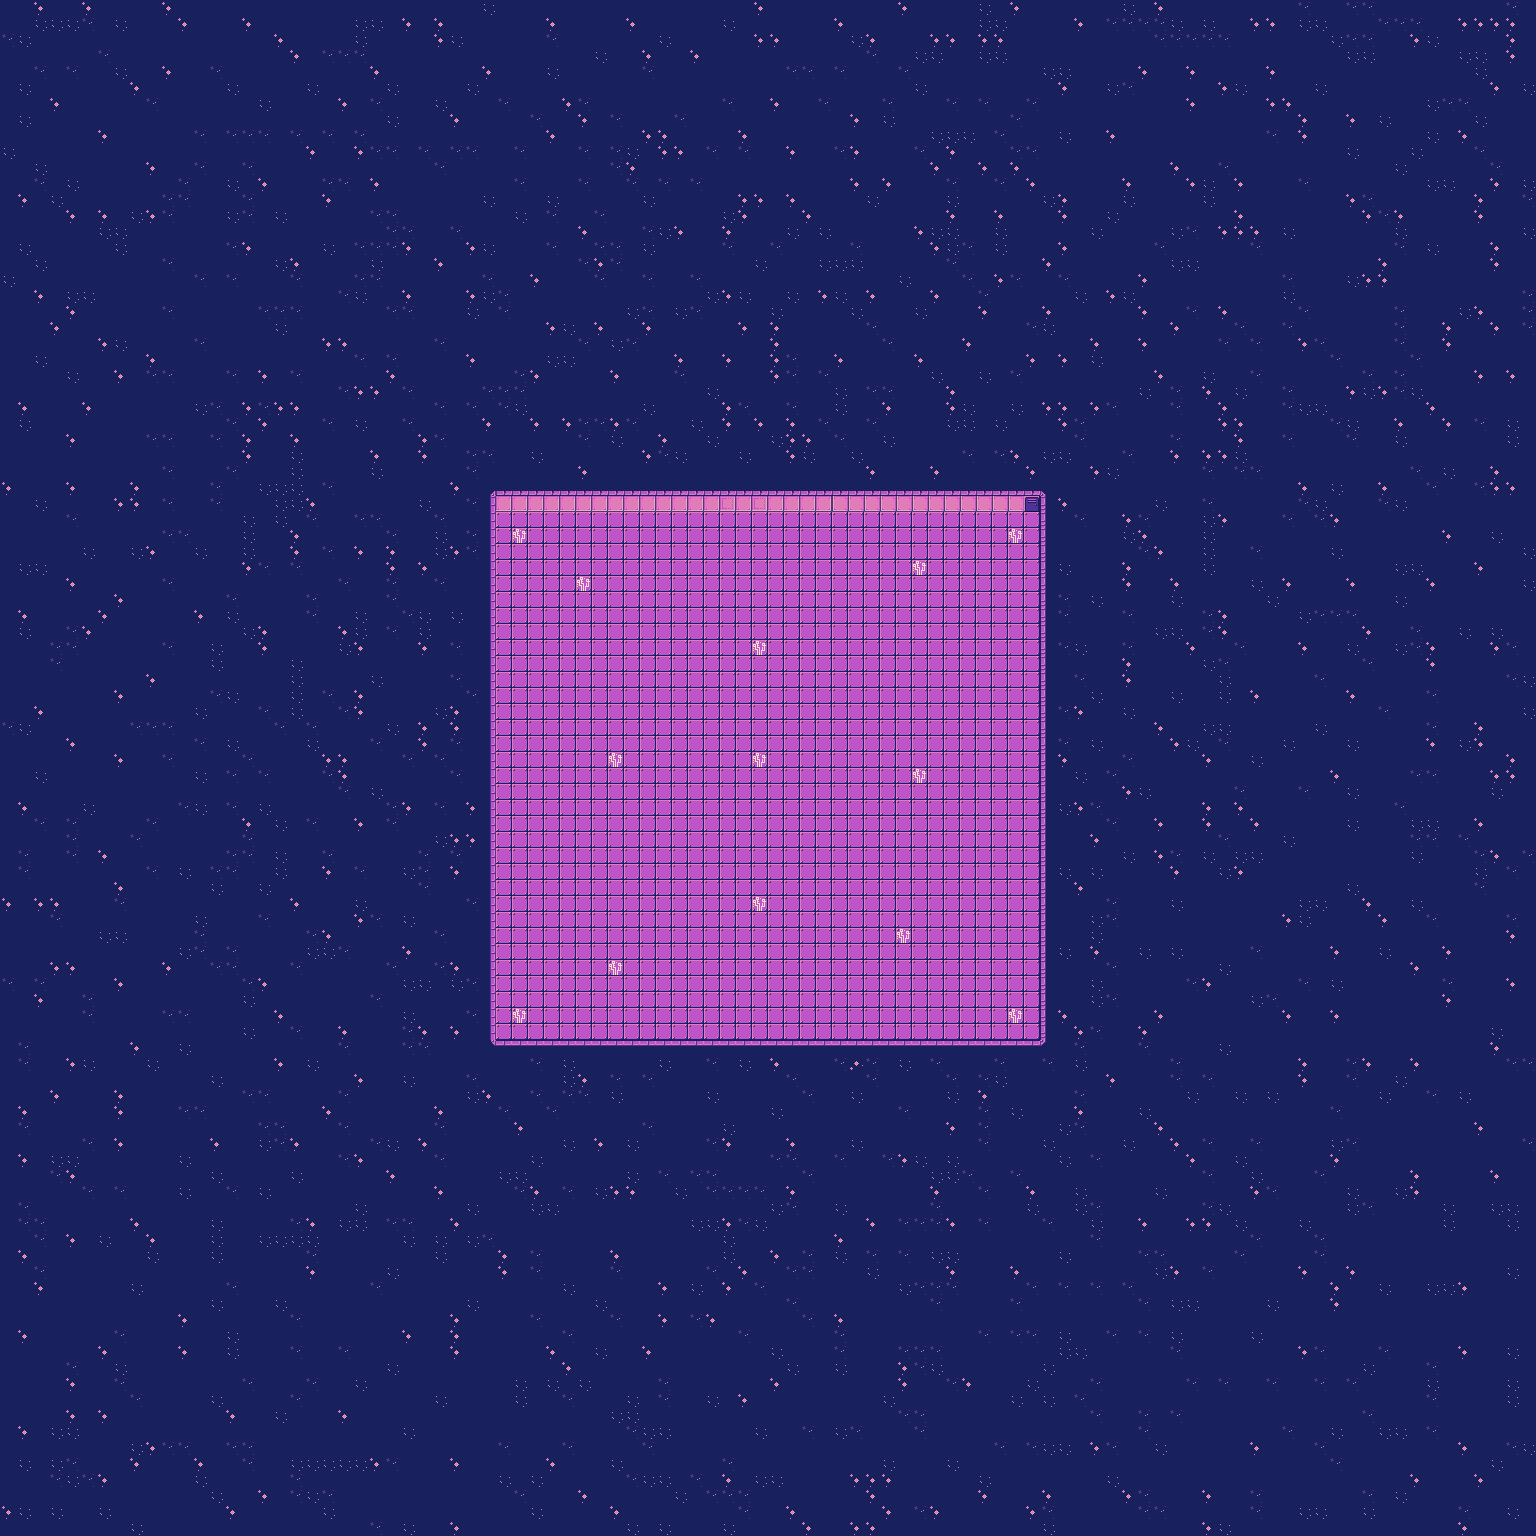

The image is a tile-based game level rendered from a .tmx file. Its description and source (layers, tilesets, objects; grid data summarised) follow:
An orthogonal 96x96 tile map with 16x16 px tiles, 4 tile layers (Background, Walls, Interior, Overhead).

<map version="1.9" tiledversion="1.9.2" orientation="orthogonal" renderorder="right-down" width="96" height="96" tilewidth="16" tileheight="16" infinite="0" nextlayerid="6" nextobjectid="1">
 <editorsettings>
  <export target="EighthLevel.json" format="json" />
 </editorsettings>
 <tileset firstgid="1" name="cosmic-lilac-tiles" tilewidth="16" tileheight="16" tilecount="104" columns="13">
  <image source="cosmic-lilac-tiles.png" width="208" height="128" />
  <tile id="0">
   <properties>
    <property name="collide" type="bool" value="true" />
   </properties>
  </tile>
  <tile id="1">
   <properties>
    <property name="collide" type="bool" value="true" />
   </properties>
  </tile>
  <tile id="2">
   <properties>
    <property name="collide" type="bool" value="true" />
   </properties>
  </tile>
  <tile id="3">
   <properties>
    <property name="collide" type="bool" value="true" />
   </properties>
  </tile>
  <tile id="4">
   <properties>
    <property name="collide" type="bool" value="false" />
   </properties>
  </tile>
  <tile id="5">
   <properties>
    <property name="collide" type="bool" value="false" />
   </properties>
  </tile>
  <tile id="6">
   <properties>
    <property name="collide" type="bool" value="true" />
   </properties>
  </tile>
  <tile id="7">
   <properties>
    <property name="collide" type="bool" value="true" />
   </properties>
  </tile>
  <tile id="8">
   <properties>
    <property name="collide" type="bool" value="false" />
   </properties>
  </tile>
  <tile id="9">
   <properties>
    <property name="collide" type="bool" value="false" />
   </properties>
  </tile>
  <tile id="10">
   <properties>
    <property name="collide" type="bool" value="false" />
   </properties>
  </tile>
  <tile id="11">
   <properties>
    <property name="collide" type="bool" value="true" />
    <property name="data" type="bool" value="true" />
   </properties>
  </tile>
  <tile id="12">
   <properties>
    <property name="collide" type="bool" value="false" />
   </properties>
  </tile>
  <tile id="13">
   <properties>
    <property name="collide" type="bool" value="true" />
   </properties>
  </tile>
  <tile id="14">
   <properties>
    <property name="collide" type="bool" value="true" />
   </properties>
  </tile>
  <tile id="15">
   <properties>
    <property name="collide" type="bool" value="false" />
   </properties>
  </tile>
  <tile id="16">
   <properties>
    <property name="collide" type="bool" value="true" />
   </properties>
  </tile>
  <tile id="17">
   <properties>
    <property name="collide" type="bool" value="true" />
   </properties>
  </tile>
  <tile id="18">
   <properties>
    <property name="collide" type="bool" value="true" />
   </properties>
  </tile>
  <tile id="19">
   <properties>
    <property name="collide" type="bool" value="false" />
   </properties>
  </tile>
  <tile id="20">
   <properties>
    <property name="collide" type="bool" value="false" />
   </properties>
  </tile>
  <tile id="21">
   <properties>
    <property name="collide" type="bool" value="false" />
   </properties>
  </tile>
  <tile id="22">
   <properties>
    <property name="collide" type="bool" value="true" />
   </properties>
  </tile>
  <tile id="23">
   <properties>
    <property name="collide" type="bool" value="true" />
   </properties>
  </tile>
  <tile id="24">
   <properties>
    <property name="collide" type="bool" value="false" />
   </properties>
  </tile>
  <tile id="25">
   <properties>
    <property name="collide" type="bool" value="false" />
   </properties>
  </tile>
  <tile id="26">
   <properties>
    <property name="collide" type="bool" value="true" />
   </properties>
  </tile>
  <tile id="27">
   <properties>
    <property name="collide" type="bool" value="true" />
   </properties>
  </tile>
  <tile id="28">
   <properties>
    <property name="collide" type="bool" value="true" />
   </properties>
  </tile>
  <tile id="29">
   <properties>
    <property name="collide" type="bool" value="true" />
   </properties>
  </tile>
  <tile id="30">
   <properties>
    <property name="collide" type="bool" value="false" />
   </properties>
  </tile>
  <tile id="31">
   <properties>
    <property name="collide" type="bool" value="false" />
   </properties>
  </tile>
  <tile id="32">
   <properties>
    <property name="collide" type="bool" value="false" />
   </properties>
  </tile>
  <tile id="33">
   <properties>
    <property name="collide" type="bool" value="false" />
   </properties>
  </tile>
  <tile id="34">
   <properties>
    <property name="collide" type="bool" value="false" />
   </properties>
  </tile>
  <tile id="35">
   <properties>
    <property name="collide" type="bool" value="false" />
   </properties>
  </tile>
  <tile id="36">
   <properties>
    <property name="collide" type="bool" value="true" />
   </properties>
  </tile>
  <tile id="37">
   <properties>
    <property name="collide" type="bool" value="false" />
   </properties>
  </tile>
  <tile id="38">
   <properties>
    <property name="collide" type="bool" value="false" />
   </properties>
  </tile>
  <tile id="39">
   <properties>
    <property name="collide" type="bool" value="true" />
   </properties>
  </tile>
  <tile id="40">
   <properties>
    <property name="collide" type="bool" value="true" />
   </properties>
  </tile>
  <tile id="41">
   <properties>
    <property name="collide" type="bool" value="true" />
   </properties>
  </tile>
  <tile id="42">
   <properties>
    <property name="collide" type="bool" value="true" />
   </properties>
  </tile>
  <tile id="43">
   <properties>
    <property name="collide" type="bool" value="false" />
   </properties>
  </tile>
  <tile id="44">
   <properties>
    <property name="collide" type="bool" value="false" />
   </properties>
  </tile>
  <tile id="45">
   <properties>
    <property name="collide" type="bool" value="false" />
   </properties>
  </tile>
  <tile id="46">
   <properties>
    <property name="collide" type="bool" value="false" />
   </properties>
  </tile>
  <tile id="47">
   <properties>
    <property name="collide" type="bool" value="false" />
   </properties>
  </tile>
  <tile id="48">
   <properties>
    <property name="collide" type="bool" value="false" />
   </properties>
  </tile>
  <tile id="49">
   <properties>
    <property name="collide" type="bool" value="false" />
   </properties>
  </tile>
  <tile id="50">
   <properties>
    <property name="collide" type="bool" value="false" />
   </properties>
  </tile>
  <tile id="51">
   <properties>
    <property name="collide" type="bool" value="false" />
   </properties>
  </tile>
  <tile id="52">
   <properties>
    <property name="collide" type="bool" value="true" />
    <property name="portal" value="ninthLevel" />
   </properties>
  </tile>
  <tile id="53">
   <properties>
    <property name="collide" type="bool" value="false" />
   </properties>
  </tile>
  <tile id="54">
   <properties>
    <property name="collide" type="bool" value="false" />
   </properties>
  </tile>
  <tile id="55">
   <properties>
    <property name="collide" type="bool" value="false" />
   </properties>
  </tile>
  <tile id="56">
   <properties>
    <property name="collide" type="bool" value="false" />
   </properties>
  </tile>
  <tile id="57">
   <properties>
    <property name="collide" type="bool" value="false" />
   </properties>
  </tile>
  <tile id="58">
   <properties>
    <property name="collide" type="bool" value="false" />
   </properties>
  </tile>
  <tile id="59">
   <properties>
    <property name="collide" type="bool" value="false" />
   </properties>
  </tile>
  <tile id="60">
   <properties>
    <property name="collide" type="bool" value="false" />
   </properties>
  </tile>
  <tile id="61">
   <properties>
    <property name="collide" type="bool" value="false" />
   </properties>
  </tile>
  <tile id="62">
   <properties>
    <property name="collide" type="bool" value="false" />
   </properties>
  </tile>
  <tile id="63">
   <properties>
    <property name="collide" type="bool" value="false" />
   </properties>
  </tile>
  <tile id="64">
   <properties>
    <property name="collide" type="bool" value="false" />
   </properties>
  </tile>
  <tile id="65">
   <properties>
    <property name="collide" type="bool" value="true" />
   </properties>
  </tile>
  <tile id="66">
   <properties>
    <property name="collide" type="bool" value="false" />
   </properties>
  </tile>
  <tile id="67">
   <properties>
    <property name="collide" type="bool" value="false" />
   </properties>
  </tile>
  <tile id="68">
   <properties>
    <property name="collide" type="bool" value="false" />
   </properties>
  </tile>
  <tile id="69">
   <properties>
    <property name="collide" type="bool" value="false" />
   </properties>
  </tile>
  <tile id="70">
   <properties>
    <property name="collide" type="bool" value="false" />
   </properties>
  </tile>
  <tile id="71">
   <properties>
    <property name="collide" type="bool" value="false" />
   </properties>
  </tile>
  <tile id="72">
   <properties>
    <property name="collide" type="bool" value="false" />
   </properties>
  </tile>
  <tile id="73">
   <properties>
    <property name="collide" type="bool" value="false" />
   </properties>
  </tile>
  <tile id="74">
   <properties>
    <property name="collide" type="bool" value="false" />
   </properties>
  </tile>
  <tile id="75">
   <properties>
    <property name="collide" type="bool" value="false" />
   </properties>
  </tile>
  <tile id="76">
   <properties>
    <property name="collide" type="bool" value="false" />
   </properties>
  </tile>
  <tile id="77">
   <properties>
    <property name="collide" type="bool" value="false" />
   </properties>
  </tile>
  <tile id="78">
   <properties>
    <property name="collide" type="bool" value="false" />
   </properties>
  </tile>
  <tile id="79">
   <properties>
    <property name="collide" type="bool" value="false" />
   </properties>
  </tile>
  <tile id="80">
   <properties>
    <property name="collide" type="bool" value="false" />
   </properties>
  </tile>
  <tile id="81">
   <properties>
    <property name="collide" type="bool" value="false" />
   </properties>
  </tile>
  <tile id="82">
   <properties>
    <property name="collide" type="bool" value="false" />
   </properties>
  </tile>
  <tile id="83">
   <properties>
    <property name="collide" type="bool" value="false" />
   </properties>
  </tile>
  <tile id="84">
   <properties>
    <property name="collide" type="bool" value="false" />
   </properties>
  </tile>
  <tile id="85">
   <properties>
    <property name="collide" type="bool" value="false" />
   </properties>
  </tile>
  <tile id="86">
   <properties>
    <property name="collide" type="bool" value="false" />
   </properties>
  </tile>
  <tile id="87">
   <properties>
    <property name="collide" type="bool" value="false" />
   </properties>
  </tile>
  <tile id="88">
   <properties>
    <property name="collide" type="bool" value="false" />
   </properties>
  </tile>
  <tile id="89">
   <properties>
    <property name="collide" type="bool" value="false" />
   </properties>
  </tile>
  <tile id="90">
   <properties>
    <property name="collide" type="bool" value="false" />
   </properties>
  </tile>
  <tile id="91">
   <properties>
    <property name="collide" type="bool" value="false" />
   </properties>
  </tile>
  <tile id="92">
   <properties>
    <property name="collide" type="bool" value="false" />
   </properties>
  </tile>
  <tile id="93">
   <properties>
    <property name="collide" type="bool" value="false" />
   </properties>
  </tile>
  <tile id="94">
   <properties>
    <property name="collide" type="bool" value="false" />
   </properties>
  </tile>
  <tile id="95">
   <properties>
    <property name="collide" type="bool" value="false" />
   </properties>
  </tile>
  <tile id="96">
   <properties>
    <property name="collide" type="bool" value="false" />
   </properties>
  </tile>
  <tile id="97">
   <properties>
    <property name="collide" type="bool" value="false" />
   </properties>
  </tile>
  <tile id="98">
   <properties>
    <property name="collide" type="bool" value="false" />
   </properties>
  </tile>
  <tile id="99">
   <properties>
    <property name="collide" type="bool" value="false" />
   </properties>
  </tile>
  <tile id="100">
   <properties>
    <property name="collide" type="bool" value="false" />
   </properties>
  </tile>
  <tile id="101">
   <properties>
    <property name="collide" type="bool" value="false" />
   </properties>
  </tile>
  <tile id="102">
   <properties>
    <property name="collide" type="bool" value="false" />
   </properties>
  </tile>
  <tile id="103">
   <properties>
    <property name="collide" type="bool" value="false" />
   </properties>
  </tile>
 </tileset>
 <layer id="1" name="Background" width="96" height="96">
  <data>[9216 cells, 9216 non-empty, 5 distinct tile ids]</data>
 </layer>
 <layer id="2" name="Walls" width="96" height="96">
  <data>[9216 cells, 174 non-empty, 11 distinct tile ids]</data>
 </layer>
 <layer id="3" name="Interior" width="96" height="96">
  <data>[9216 cells, 14 non-empty, 2 distinct tile ids]</data>
 </layer>
 <layer id="5" name="Overhead" width="96" height="96">
  <data>[9216 cells, 0 non-empty, 0 distinct tile ids]</data>
 </layer>
 <objectgroup id="4" name="Script" />
</map>
